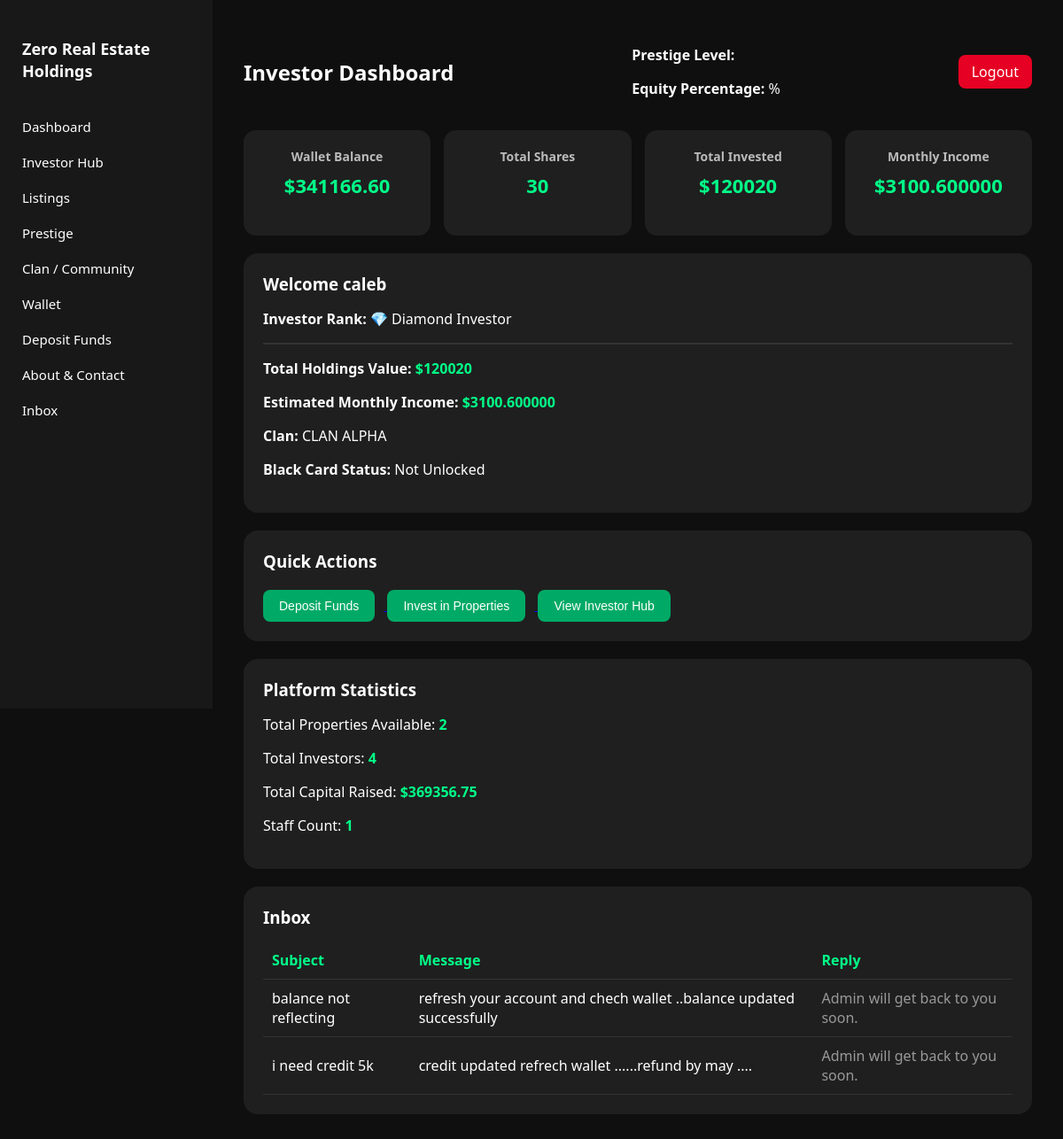
The app's page /dashboard/ (signed in) with its own data.
### core/models.py (models this page shows, shortened)
class Wallet(models.Model):
    user = models.OneToOneField(settings.AUTH_USER_MODEL, on_delete=models.CASCADE)
    balance = models.DecimalField(max_digits=10, decimal_places=2, default=Decimal("0.00"))

class User(AbstractUser):
    equity_percentage = models.DecimalField(max_digits=10, decimal_places=2, default=Decimal("0.00"))
    prestige_level = models.IntegerField(default=0)

class Clan(models.Model):
    name = models.CharField(max_length=100, unique=True)
    leader = models.ForeignKey(
        settings.AUTH_USER_MODEL,
        on_delete=models.CASCADE,
        related_name='led_clans',
        null=True,
        blank=True
    )
    members = models.ManyToManyField(
        settings.AUTH_USER_MODEL,
        related_name='clans'
    )

class Message(models.Model):
    SENDER_TYPES = [
        ("user", "User"),
        ("admin", "Admin"),
    ]
    sender_type = models.CharField(max_length=10, choices=SENDER_TYPES)
    sender = models.ForeignKey(User, on_delete=models.CASCADE, related_name="sent_messages")
    recipient = models.ForeignKey(User, on_delete=models.CASCADE, related_name="received_messages", null=True, blank=True)
    subject = models.CharField(max_length=255)
    body = models.TextField()
    created_at = models.DateTimeField(auto_now_add=True)
    is_read = models.BooleanField(default=False)

### core/views.py (the view)
# urls.py: path('dashboard/', views.dashboard, name='dashboard'),
@login_required
def dashboard(request):
    wallet, _ = Wallet.objects.get_or_create(user=request.user)
    investments = Investment.objects.filter(user=request.user)
    total_shares = investments.aggregate(Sum("shares_bought"))["shares_bought__sum"] or 0
    total_invested = investments.aggregate(Sum("total_invested"))["total_invested__sum"] or 0
    monthly_income = sum(inv.monthly_income for inv in investments)
    user_clan = request.user.clans.first()  # or via ClanMembership
    properties_count = Property.objects.filter(approved=True, available_shares__gt=0).count()
    investors_count = User.objects.filter(investment__isnull=False).distinct().count()
    investor_total = Investment.objects.aggregate(total=Sum("total_invested"))["total"] or Decimal(0)
    total_capital = investor_total * Decimal("1.75")
    investor_total = Investment.objects.aggregate(Sum("total_invested"))["total_invested__sum"] or Decimal(0)
    total_capital = investor_total * Decimal("1.75")
    staff_count = Staff.objects.count() if 'Staff' in globals() else 0
    inbox_messages = request.user.received_messages.all()
    return render(request, "dashboard.html", {
        "user": request.user,
        "wallet": wallet,
        "total_shares": total_shares,
        "total_invested": total_invested,
        "monthly_income": monthly_income,
        "properties_count": properties_count,
        "investors_count": investors_count,
        "total_capital": total_capital,
        "staff_count": staff_count,
        "inbox_messages": inbox_messages,
        "user_clan": user_clan,
    })

### core/models.py (called while the page is built)
    @property
    def monthly_income(self):
        try:
            price = Decimal(str(self.property_obj.price_per_share or "0.00"))
            rate = Decimal(str(self.property_obj.monthly_dividend_per_share or "0.00"))
            shares = Decimal(str(self.shares_bought or 0))
            return shares * (price * rate)
        except (InvalidOperation, TypeError, ValueError):
            return Decimal("0.00")

### templates/dashboard.html (shortened to what this page needs)
<!DOCTYPE html>
<html>
<head>
</head>
<body>
<div class="sidebar">
    <h3>Zero Real Estate<br>Holdings</h3>
    <a href="{% url 'dashboard' %}">Dashboard</a>
    <a href="{% url 'portfolio' %}">Investor Hub</a>
    <a href="{% url 'listings' %}">Listings</a>
    <a href="{% url 'prestige' %}">Prestige</a>
    <a href="{% url 'community' %}">Clan / Community</a>
    <a href="{% url 'wallet' %}">Wallet</a>
    <a href="{% url 'deposit' %}">Deposit Funds</a>
    <a href="{% url 'about' %}">About & Contact</a>
    <a href="{% url 'inbox' %}">Inbox</a>
</div>
<div class="content">
<div class="topbar">
    <h2>Investor Dashboard</h2>
    <div>
        <p><strong>Prestige Level:</strong> {{ prestige_level }}</p>
        <p><strong>Equity Percentage:</strong> {{ equity_percentage }}%</p>
    </div>
    <a class="logout-btn" href="{% url 'logout' %}">Logout</a>
</div>
<div class="stats-grid">
    <div class="stat-box">
        <h4>Wallet Balance</h4>
        <p>${{ wallet.balance }}</p>
    </div>
    <div class="stat-box">
        <h4>Total Shares</h4>
        <p>{{ total_shares }}</p>
    </div>
    <div class="stat-box">
        <h4>Total Invested</h4>
        <p>${{ total_invested }}</p>
    </div>
    <div class="stat-box">
        <h4>Monthly Income</h4>
        <p>${{ monthly_income }}</p>
    </div>
</div>
<div class="card">
    <h3>Welcome {{ user.username }}</h3>
    <p><strong>Investor Rank:</strong>
        {% if prestige_level <= 2 %}
        🟤 Bronze Investor
        {% elif prestige_level <= 4 %}
        ⚪ Silver Investor
        {% elif prestige_level <= 6 %}
        🟡 Gold Investor
        {% else %}
        💎 Diamond Investor
        {% endif %}
    </p>
    <hr style="border:1px solid #333; margin:15px 0;">
    <p><strong>Total Holdings Value:</strong>
    <span class="highlight">${{ total_invested }}</span></p>
    <p><strong>Estimated Monthly Income:</strong>
    <span class="highlight">${{ monthly_income }}</span></p>
    <p><strong>Clan:</strong>
    {% if user_clan %}
        {{ user_clan.name }}
    {% else %}
        None
    {% endif %}
    </p>
    <p><strong>Black Card Status:</strong>
    {% if black_card %}
        <span class="highlight">Active</span>
    {% else %}
        Not Unlocked
    {% endif %}
    </p>
</div>
<div class="card">
    <h3>Quick Actions</h3>
    <div class="action-buttons">
        <a href="{% url 'deposit' %}">
            <button class="action-btn">Deposit Funds</button>
        </a>
        <a href="{% url 'listings' %}">
            <button class="action-btn">Invest in Properties</button>
        </a>
        <a href="{% url 'portfolio' %}">
            <button class="action-btn">View Investor Hub</button>
        </a>
    </div>
</div>
<div class="card">
    <h3>Platform Statistics</h3>
    <p>Total Properties Available: <span class="highlight">{{ properties_count }}</span></p>
    <p>Total Investors: <span class="highlight">{{ investors_count }}</span></p>
    <p>Total Capital Raised: <span class="highlight">${{ total_capital|floatformat:2 }}</span></p>
    <p>Staff Count: <span class="highlight">{{ staff_count }}</span></p>
</div>
<div class="card">
  <h3>Inbox</h3>
  <table class="inbox-table">
    <tr>
      <th>Subject</th>
      <th>Message</th>
      <th>Reply</th>
    </tr>
    {% for msg in inbox_messages %}
    <tr>
      <td>{{ msg.subject }}</td>
      <td>{{ msg.body }}</td>
      <td>
        {% if msg.reply %}
          <span style="color:#00ff88;">{{ msg.reply.reply_body }}</span>
        {% else %}
          <span style="color:#999;">Admin will get back to you soon.</span>
        {% endif %}
      </td>
    </tr>
    {% empty %}
    <tr><td colspan="3">No messages yet.</td></tr>
    {% endfor %}
  </table>
</div>
</div>
</body>
</html>

### templates/dashboard.html (style rules this page uses)
body { margin:0; background:#0f0f0f; font-family:'Segoe UI',sans-serif; color:white; display:flex; }
.sidebar { width:240px; background:#181818; height:100vh; padding:25px; box-sizing:border-box; }
.sidebar h3 { margin-bottom:30px; font-size:18px; line-height:1.4; }
.sidebar a { display:block; padding:10px 0; color:white; text-decoration:none; font-size:15px; }
.content { flex:1; padding:35px; }
.topbar { display:flex; justify-content:space-between; align-items:center; margin-bottom:20px; }
.logout-btn { background:#e60023; padding:8px 15px; border-radius:8px; text-decoration:none; color:white; }
.card { background:#1f1f1f; padding:22px; border-radius:16px; margin-top:20px; }
.card h3 { margin-top:0; margin-bottom:15px; }
.highlight { color:#00ff88; font-weight:bold; }
.stats-grid { display:grid; grid-template-columns:repeat(4,1fr); gap:15px; margin-top:20px; }
.stat-box { background:#1f1f1f; padding:20px; border-radius:14px; text-align:center; }
.stat-box h4 { margin:0; font-size:14px; color:#bbb; }
.stat-box p { font-size:22px; margin-top:8px; color:#00ff88; font-weight:bold; }
.action-buttons { margin-top:20px; }
.action-btn { background:#00aa66; border:none; padding:10px 18px; border-radius:8px; color:white; cursor:pointer; margin-right:10px; font-size:14px; }
.inbox-table { width:100%; border-collapse:collapse; }
.inbox-table th, .inbox-table td { padding:10px; border-bottom:1px solid #333; text-align:left; }
.inbox-table th { color:#00ff88; }

### records on screen
Wallet: balance "341166.60"
User: username "caleb"
Clan: name "CLAN ALPHA"
Message: subject "balance not reflecting", body "refresh your account and chech wallet ..balance updated successfully"
Message: subject "i need credit 5k", body "credit updated refrech wallet ......refund by may ...."

### other values on screen
{{ total_shares }} "30"
{{ total_invested }} "120020"
{{ monthly_income }} "3100.600000"
{{ properties_count }} "2"
{{ investors_count }} "4"
{{ total_capital|floatformat:2 }} "369356.75"
{{ staff_count }} "1"
